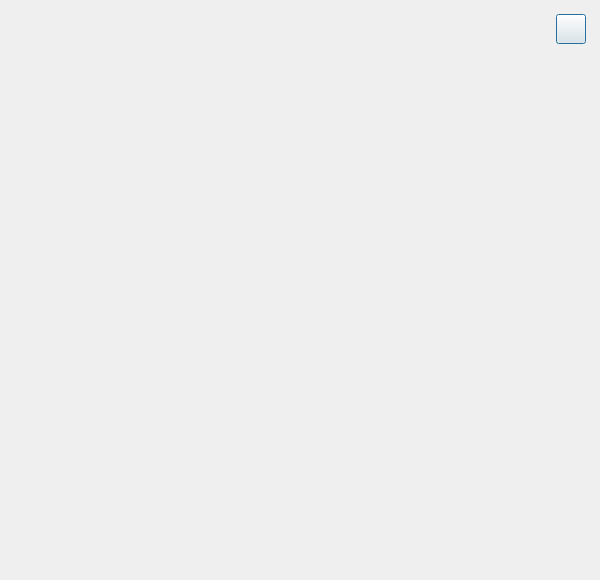
<?xml version="1.0" encoding="UTF-8"?>
<ui version="4.0">
 <class>citycollectionwidget</class>
 <widget class="QDialog" name="citycollectionwidget">
  <property name="geometry">
   <rect>
    <x>0</x>
    <y>0</y>
    <width>600</width>
    <height>580</height>
   </rect>
  </property>
  <property name="windowTitle">
   <string>Form</string>
  </property>
  <widget class="QLabel" name="lbLeftUpIcon">
   <property name="geometry">
    <rect>
     <x>21</x>
     <y>25</y>
     <width>17</width>
     <height>17</height>
    </rect>
   </property>
   <property name="text">
    <string/>
   </property>
  </widget>
  <widget class="QLabel" name="lbLeftUpTitle">
   <property name="geometry">
    <rect>
     <x>46</x>
     <y>24</y>
     <width>56</width>
     <height>17</height>
    </rect>
   </property>
   <property name="text">
    <string/>
   </property>
  </widget>
  <widget class="QPushButton" name="btnCancel">
   <property name="geometry">
    <rect>
     <x>556</x>
     <y>14</y>
     <width>30</width>
     <height>30</height>
    </rect>
   </property>
   <property name="text">
    <string/>
   </property>
  </widget>
  <widget class="QLabel" name="lbCityCurrent">
   <property name="geometry">
    <rect>
     <x>45</x>
     <y>65</y>
     <width>72</width>
     <height>17</height>
    </rect>
   </property>
   <property name="text">
    <string/>
   </property>
  </widget>
  <widget class="QLabel" name="lbCityCollect">
   <property name="geometry">
    <rect>
     <x>45</x>
     <y>223</y>
     <width>72</width>
     <height>19</height>
    </rect>
   </property>
   <property name="text">
    <string/>
   </property>
  </widget>
  <widget class="QLabel" name="lbCityCount">
   <property name="geometry">
    <rect>
     <x>526</x>
     <y>231</y>
     <width>19</width>
     <height>11</height>
    </rect>
   </property>
   <property name="text">
    <string/>
   </property>
  </widget>
  <widget class="QWidget" name="backwidget" native="true">
   <property name="geometry">
    <rect>
     <x>0</x>
     <y>0</y>
     <width>600</width>
     <height>580</height>
    </rect>
   </property>
  </widget>
  <zorder>backwidget</zorder>
  <zorder>lbLeftUpIcon</zorder>
  <zorder>lbLeftUpTitle</zorder>
  <zorder>btnCancel</zorder>
  <zorder>lbCityCurrent</zorder>
  <zorder>lbCityCollect</zorder>
  <zorder>lbCityCount</zorder>
 </widget>
 <resources/>
 <connections/>
</ui>
